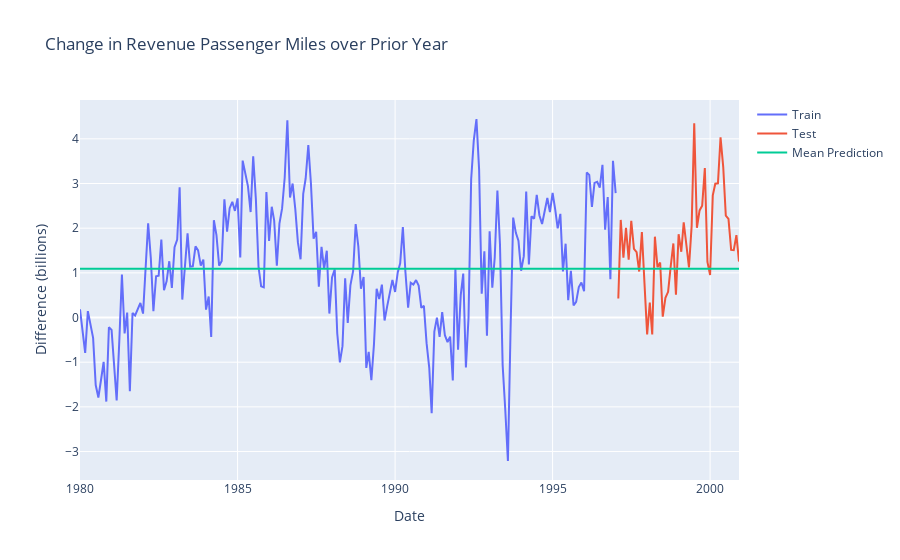

Notebook cell for this chart:
### Code cell
fig = go.Figure()
fig.add_trace(go.Scatter(x=train.index, y=train, mode='lines', name="Train"))
fig.add_trace(go.Scatter(x=test.index, y=test, mode='lines', name="Test"))
fig.add_trace(go.Scatter(x=predictions.index, y=predictions, mode='lines', name="Mean Prediction"))

fig.update_layout(
    yaxis_title="Difference (billions)", 
    xaxis_title="Date",
    title="Change in Revenue Passenger Miles over Prior Year"
)
fig.show()

### Figure 1 — Plotly figure (JSON) as saved in the notebook; plotly's stock layout.template omitted (floating-point values rounded to 4 significant figures; data arrays with more than 128 entries replaced by an {"elided": "..."} marker saying what was removed)
{"data": [{"mode": "lines", "name": "Train", "type": "scatter", "x": {"elided": "205 str values"}, "y": {"elided": "205 float values"}}, {"mode": "lines", "name": "Test", "type": "scatter", "x": ["1997-02-01T00:00:00", "1997-03-01T00:00:00", "1997-04-01T00:00:00", "1997-05-01T00:00:00", "1997-06-01T00:00:00", "1997-07-01T00:00:00", "1997-08-01T00:00:00", "1997-09-01T00:00:00", "1997-10-01T00:00:00", "1997-11-01T00:00:00", "1997-12-01T00:00:00", "1998-01-01T00:00:00", "1998-02-01T00:00:00", "1998-03-01T00:00:00", "1998-04-01T00:00:00", "1998-05-01T00:00:00", "1998-06-01T00:00:00", "1998-07-01T00:00:00", "1998-08-01T00:00:00", "1998-09-01T00:00:00", "1998-10-01T00:00:00", "1998-11-01T00:00:00", "1998-12-01T00:00:00", "1999-01-01T00:00:00", "1999-02-01T00:00:00", "1999-03-01T00:00:00", "1999-04-01T00:00:00", "1999-05-01T00:00:00", "1999-06-01T00:00:00", "1999-07-01T00:00:00", "1999-08-01T00:00:00", "1999-09-01T00:00:00", "1999-10-01T00:00:00", "1999-11-01T00:00:00", "1999-12-01T00:00:00", "2000-01-01T00:00:00", "2000-02-01T00:00:00", "2000-03-01T00:00:00", "2000-04-01T00:00:00", "2000-05-01T00:00:00", "2000-06-01T00:00:00", "2000-07-01T00:00:00", "2000-08-01T00:00:00", "2000-09-01T00:00:00", "2000-10-01T00:00:00", "2000-11-01T00:00:00", "2000-12-01T00:00:00"], "y": [0.4241, 2.185, 1.339, 2.007, 1.293, 2.166, 1.539, 1.465, 1.03, 1.915, 0.776, -0.3778, 0.3355, -0.38, 1.81, 1.127, 1.233, 0.01862, 0.4421, 0.5753, 1.14, 1.659, 0.5124, 1.864, 1.471, 2.131, 1.629, 1.123, 2.052, 4.347, 2.01, 2.397, 2.504, 3.346, 1.244, 0.9518, 2.735, 2.996, 3.004, 4.035, 3.374, 2.283, 2.21, 1.514, 1.509, 1.843, 1.252]}, {"mode": "lines", "name": "Mean Prediction", "type": "scatter", "x": {"elided": "252 str values"}, "y": {"elided": "252 float values"}}], "layout": {"title": {"text": "Change in Revenue Passenger Miles over Prior Year"}, "xaxis": {"title": {"text": "Date"}}, "yaxis": {"title": {"text": "Difference (billions)"}}}}
